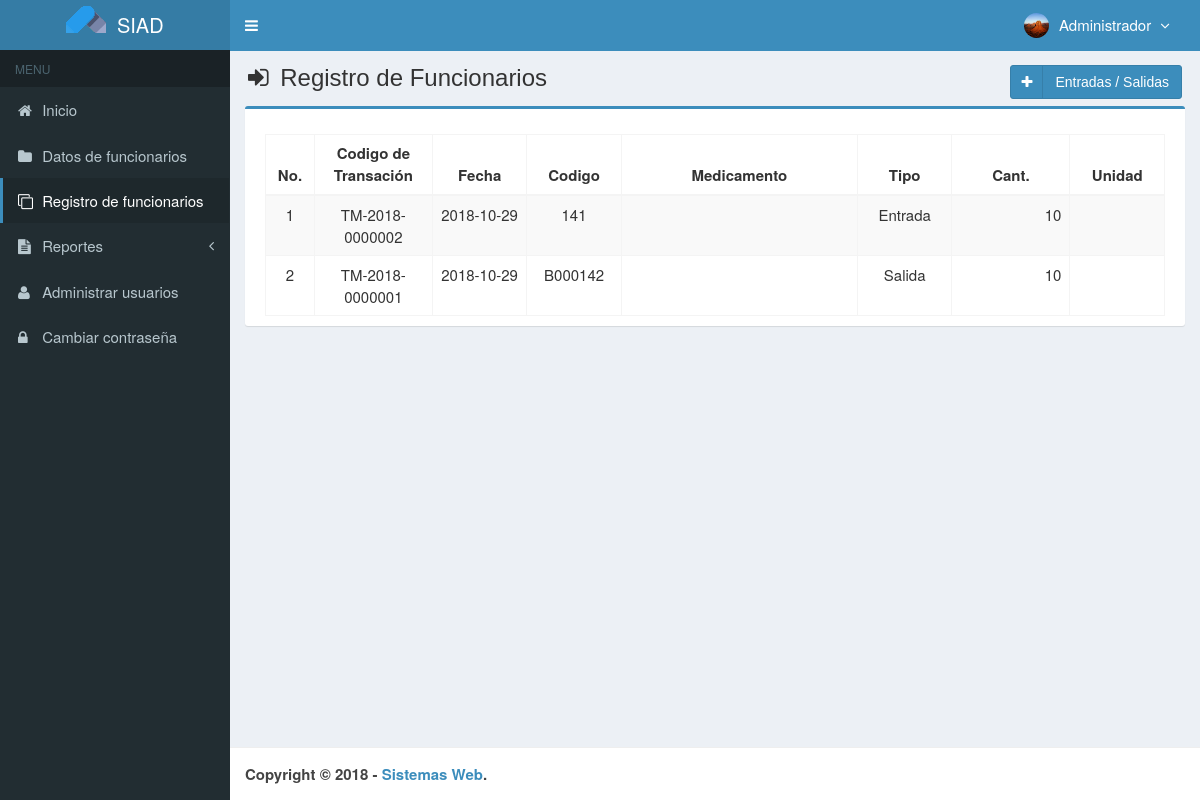
Before: /main.php?module=medicines_transaction (signed in) with the older database file.
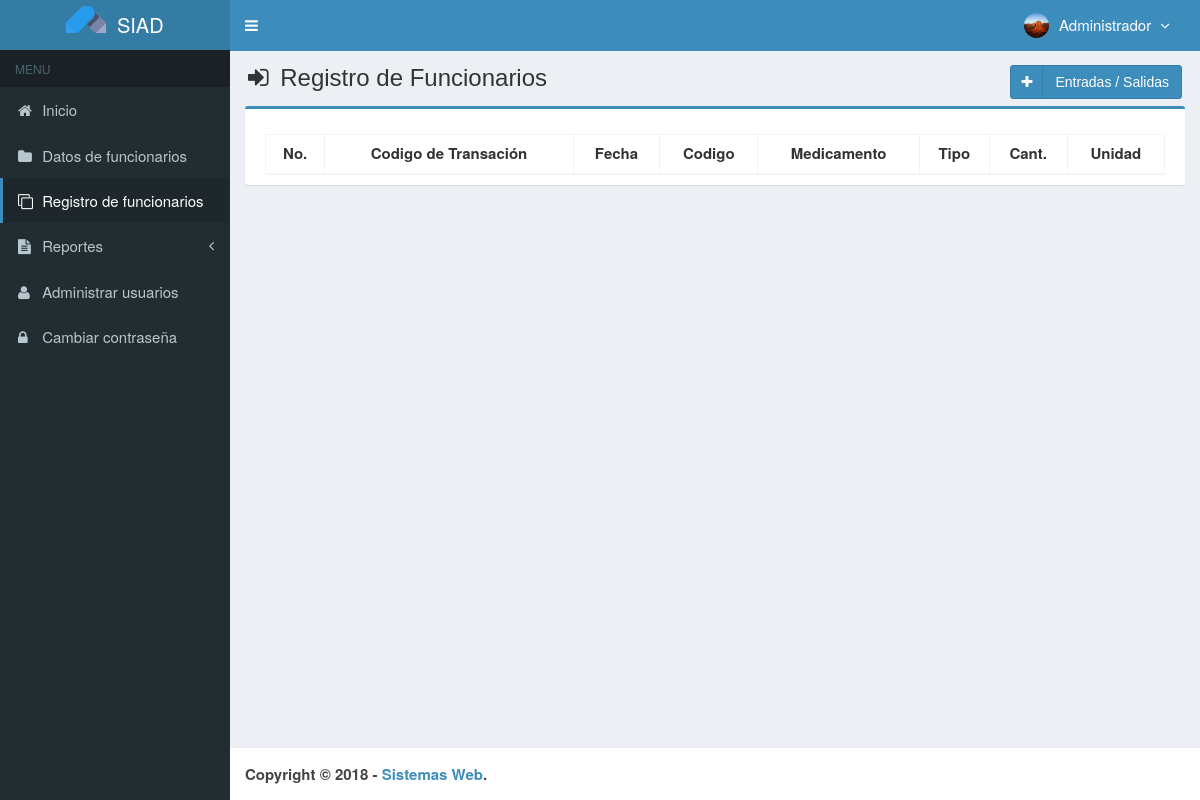
After: the same page with the newer database file.
### tables this page shows
CREATE TABLE `transaccion_medicamentos` (
  `codigo_transaccion` varchar(15) NOT NULL,
  `fecha` date NOT NULL,
  `codigo` varchar(7) NOT NULL,
  `numero` int(11) NOT NULL,
  `created_user` int(3) NOT NULL,
  `created_date` timestamp NOT NULL DEFAULT CURRENT_TIMESTAMP ON UPDATE CURRENT_TIMESTAMP,
  `tipo_transaccion` varchar(50) NOT NULL
);

CREATE TABLE `medicamentos` (
  `codigo` varchar(7) NOT NULL,
  `nombre` varchar(50) NOT NULL,
  `precio_compra` int(11) NOT NULL,
  `precio_venta` int(11) NOT NULL,
  `unidad` varchar(20) NOT NULL,
  `stock` int(11) NOT NULL,
  `created_user` int(3) NOT NULL,
  `created_date` timestamp NOT NULL DEFAULT CURRENT_TIMESTAMP,
  `updated_user` int(3) NOT NULL,
  `updated_date` timestamp NOT NULL DEFAULT CURRENT_TIMESTAMP ON UPDATE CURRENT_TIMESTAMP,
  `p_nombre` varchar(50) NOT NULL,
  `cedula` int(10) NOT NULL,
  `credencial` int(20) NOT NULL,
  `p_apellido` varchar(50) NOT NULL,
  `fec_nac` varchar(50) NOT NULL,
  `edad` int(3) NOT NULL,
  `s_nombre` varchar(50) NOT NULL,
  `s_apellido` varchar(50) NOT NULL,
  `rif` int(15) NOT NULL,
  `genero` int(11) NOT NULL,
  `tel_cel` int(11) NOT NULL,
  `tel_hab` int(11) NOT NULL,
  `tel_emerg` int(11) NOT NULL,
  `municipio` varchar(50) NOT NULL,
  `calle` varchar(50) NOT NULL,
  `casa` varchar(50) NOT NULL,
  `parroquia` varchar(50) NOT NULL,
  `estado` varchar(50) NOT NULL,
  `ciudad` varchar(50) NOT NULL,
  `avenida` varchar(50) NOT NULL,
  `codigo_cp` int(20) NOT NULL,
  `serial_cp` int(20) NOT NULL,
  `estado_c` varchar(50) NOT NULL,
  `lugar_nac` varchar(50) NOT NULL,
  `correo_e` varchar(50) NOT NULL,
  `grado_inst` varchar(50) NOT NULL,
  `correo_i` varchar(50) NOT NULL,
  `tipo_s` varchar(50) NOT NULL,
  `medicamen` varchar(100) NOT NULL,
  `discapacidad` varchar(100) NOT NULL,
  `alergias` varchar(100) NOT NULL,
  `nota` varchar(200) NOT NULL
);

### modules/medicines_transaction/view.php (the view, shortened to what this page needs)
<section class="content-header">
  <h1>
    <i class="fa fa-sign-in icon-title"></i> Registro de Funcionarios
    <a class="btn btn-primary btn-social pull-right" href="?module=form_medicines_transaction&form=add" title="Agregar" data-toggle="tooltip">
      <i class="fa fa-plus"></i> Entradas / Salidas
    </a>
  </h1>
</section>
<section class="content">
  <div class="row">
    <div class="col-md-12">
      <div class="box box-primary">
        <div class="box-body">
          <table id="dataTables1" class="table table-bordered table-striped table-hover">
            <thead>
              <tr>
                <th class="center">No.</th>
                <th class="center">Codigo de Transación</th>
                <th class="center">Fecha</th>
                <th class="center">Codigo</th>
                <th class="center">Medicamento</th>
				<th class="center">Tipo</th>
                <th class="center">Cant.</th>
                <th class="center">Unidad</th>
              </tr>
            </thead>
            <tbody>
            <?php
            $no = 1;
            $query = mysqli_query($mysqli, "SELECT a.tipo_transaccion, a.codigo_transaccion,a.fecha,a.codigo,a.numero,b.codigo,b.nombre,b.unidad
                                            FROM transaccion_medicamentos as a INNER JOIN medicamentos as b ON a.codigo=b.codigo ORDER BY codigo_transaccion DESC")
                                            or die('error '.mysqli_error($mysqli));
            while ($data = mysqli_fetch_assoc($query)) {
              $fecha         = $data['fecha'];
              echo "<tr>
                      <td width='30' class='center'>$no</td>
                      <td width='100' class='center'>$data[codigo_transaccion]</td>
                      <td width='80' class='center'>$fecha</td>
                      <td width='80' class='center'>$data[codigo]</td>
                      <td width='200'>$data[nombre]</td>
					  <td width='80' class='center'>$data[tipo_transaccion]</td>
                      <td width='100' align='right'>$data[numero]</td>
                      <td width='80' class='center'>$data[unidad]</td>
                    </tr>";
              $no++;
            }
            ?>
            </tbody>
          </table>
        </div>
      </div>
    </div>
  </div>
</section><!-- /.content

Changed rows visible on the page:
removed transaccion_medicamentos: codigo_transaccion "TM-2018-0000002", fecha "2018-10-29", codigo.codigo "141", tipo_transaccion "Entrada", numero "10"
removed transaccion_medicamentos: codigo_transaccion "TM-2018-0000001", fecha "2018-10-29", codigo.codigo "B000142", tipo_transaccion "Salida", numero "10"
